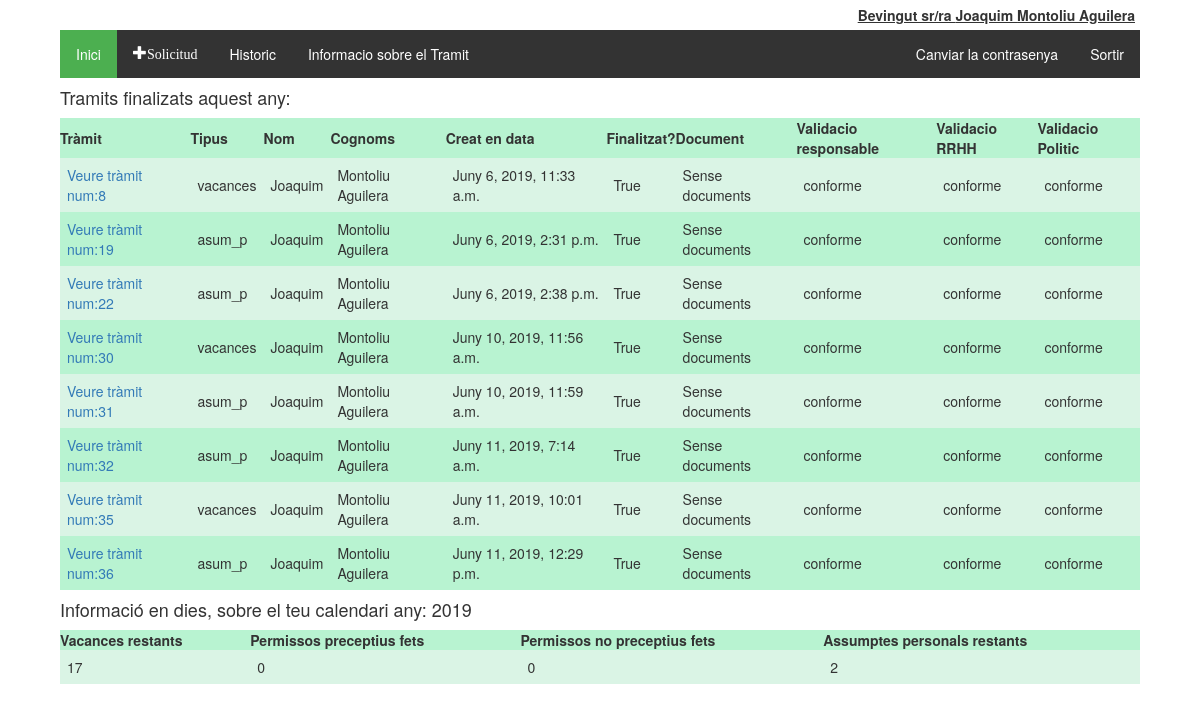
Page /tramitador/historic/ (signed in) on the committed database.
### tramitador/models.py (models this page shows, shortened)
class Treballadors(AbstractUser):
    usuari = models.CharField(max_length=20)
    """nom = models.CharField(max_length=20)
    cognoms = models.CharField(max_length=20)
    email = models.CharField(max_length=50)"""
    dni = models.CharField(max_length=20, null = True, blank=True)
    areas = models.ManyToManyField(Area)
    """rol = models.CharField(max_length=20, choices = tip_rols, default = 'treb')
    estat = models.CharField(max_length=10, choices = tip_estats, default = 'alta')"""

class Tramit(models.Model):
    validacio = (
        ('conforme','conforme'),
        ('inconforme','no conforme'),
        ('espera', 'en espera'),
    )
    tipologia = (
        ('vacances', 'Vacances'),
        ('perm_precep', 'Permisos preceptius'),
        ('perm_no_precep', 'Permisos no preceptius'),
        ('asum_p', 'Asumptes personals'),
    )
    treballador = models.ForeignKey(Treballadors, on_delete=models.CASCADE)
    document = models.ForeignKey(Document, on_delete=models.SET_NULL, null=True, blank=True)
    creat_en = models.DateTimeField(auto_now_add=True)
    modificat_en = models.DateTimeField(auto_now=True)
    data_sol = models.CharField(max_length=250, help_text = "Interval de dates amb guións '-', per dies no consecutios emprar ',' Exemple:01/01/2019 - 05/01/2019, 07/01/2019")
    tipus = models.CharField(max_length=40, choices=tipologia, default='asum_p')
    finalitzat = models.BooleanField(default=False)
    """Validacio de RRHH"""
    valRRHH = models.CharField(max_length=20, choices=validacio, default='espera')
    """Validacio del responsable"""
    valResp =  models.CharField(max_length=20, choices=validacio, default='espera')
    """Validacio del Politic"""
    valPol = models.CharField(max_length=20, choices=validacio, default='espera')
    """En cas de voler explicar el motiu"""
    missatge_usuari = models.CharField(max_length=2000, null = True, blank=True)
    missatge_responsable = models.CharField(max_length=2000, null = True, blank=True)
    """Millores per el admin site"""
    def was_published_recently(self):
        return self.creat_en >= timezone.now() - datetime.timedelta(days=1)
    was_published_recently.admin_order_field = 'creat_en'
    was_published_recently.boolean = True
    was_published_recently.short_description = 'Publicat recentment?'

class Calendari(models.Model):
    any = models.IntegerField(('any'),choices=year_choices(), default=current_year())
    vacances = models.IntegerField(default=22, verbose_name="Vacances disponibles")
    vacances_dies = models.CharField(max_length=500, blank=True)
    perm_precep = models.IntegerField(default=0, verbose_name="Permissos preceptius fets:")
    perm_precep_dies = models.CharField(max_length=500, blank=True)
    perm_no_precep = models.IntegerField(default=0, verbose_name="Permissos no preceptius fets:")
    perm_no_precep_dies = models.CharField(max_length=500, blank=True)
    asum_p = models.IntegerField(default=6,verbose_name="Assumptes perosnals disponibles:")
    asum_p_dies = models.CharField(max_length=500, blank=True)
    treballador = models.ForeignKey(Treballadors, on_delete=models.CASCADE)

### tramitador/views.py (the view)
@login_required
def historic(request):
    today = datetime.date.today()
    groups = request.user.groups.all()
    tramits_finalitzats = Tramit.objects.all().filter(Q(treballador__id=request.user.id) & Q(finalitzat=True) &Q(creat_en__year=today.year))
    calendari = Calendari.objects.get(treballador__id = request.user.id, any=today.year)
    context = {'tramits_finalitzats': tramits_finalitzats, 'calendari':calendari}
    return render(request, 'tramits/historic.html', context)

### tramitador/templatetags/group.py (called while the page is built)
@register.filter(name='has_group')
def has_group(user, group_name):
    group_name = group_name.split(";")
    for group in group_name:
        if(user.groups.filter(name=group).exists()):
            return True
    return False

### tramitador/templates/tramits/historic.html
{% extends 'tramits/base.html' %}
{% block content %}
  {% if tramits_finalitzats %}
  <h4>Tramits finalizats aquest any:</h4>
    <table class="TFtable">
      <tr>
        <th>Tràmit</th><th>Tipus</th><th>Nom</th><th>Cognoms</th><th>Creat en data</th><th>Finalitzat?</th><th>Document</th>
        <th>Validacio responsable</th><th>Validacio RRHH</th><th>Validacio Politic</th>
      </tr>
      {% for tramit in tramits_finalitzats %}
      <tr>
        <td><a href="{% url 'tramit_detall' tramit.id %}">Veure tràmit num:{{tramit.id}}</a></td><td>{{tramit.tipus}}</td><td>{{tramit.treballador.first_name}}</td><td>{{tramit.treballador.last_name}}</td>
        <td>{{tramit.creat_en}}</td><td>{{tramit.finalitzat}}</td>
        <td>
          {% if tramit.document %}
            <a href='{{ tramit.document.document.url }}' class="glyphicon glyphicon-save-file"></a>
          {% else %}
            Sense documents
          {% endif %}
        </td>
        <td>{{tramit.valResp}}</td><td>{{tramit.valRRHH}}</td><td>{{tramit.valPol}}</td>
      </tr>
      {% endfor %}
    </table>
    {% else %}
      Encara no s'ha finalitzat cap tràmit...
  {% endif %}
  {% if calendari %}
  <h4>Informació en dies, sobre el teu calendari any: {{calendari.any}}</h4>
    <table class="TFtable">
      <tr>
        <th>Vacances restants</th>
        <th>Permissos preceptius fets</th>
        <th>Permissos no preceptius fets</th>
        <th>Assumptes personals restants</th>
      </tr>
      <tr>
        <td>{{calendari.vacances}}</td>
        <td>{{calendari.perm_precep}}</td>
        <td>{{calendari.perm_no_precep}}</td>
        <td>{{calendari.asum_p}}</td>
      </tr>
    </table>
  {% else %}
    <p>Encara no tens calendari d'aquest any confeccionat.</p>
  {% endif %}
{% endblock %}

### tramitador/templates/tramits/base.html (shortened to what this page needs)
<!DOCTYPE html>
{% load static %}
{% load group %}
<html lang="es">
  <head>
    <link rel="stylesheet" href="https://maxcdn.bootstrapcdn.com/bootstrap/3.3.5/css/bootstrap.min.css">
    <link rel="stylesheet" href="https://maxcdn.bootstrapcdn.com/font-awesome/4.4.0/css/font-awesome.min.css">
    <link rel="stylesheet" href="//code.jquery.com/ui/1.12.1/themes/base/jquery-ui.css">
    <link rel="stylesheet" href="{% static 'tramits/style.css' %}">
  </head>
  <body>
    <div id="heading">
      {% block heading %}
        {% if user.is_authenticated %}
          Bevingut sr/ra {{ user.first_name }} {{ user.last_name }}
        {% else %}
          <p>Encara no t'has autentificat:<a href="{% url 'login' %}">Entrar</a></p>
        {% endif %}
      {% endblock %}
    </div>
    {% if user.is_authenticated %}
      <div id="main_block">
        <div id="options_block">
          <ul class="menu_options">
            <li><a href="{% url 'index' %}" class="active">Inici</a></li>
            <li><a href="{% url 'nou_tramit' %}"class ="glyphicon glyphicon-plus">Solicitud</a></li>
            <li><a href="{% url 'historic' %}">Historic</a></li>
            <li><a target="_blank" href="{% static 'documentacio/manual.pdf' %}">Informacio sobre el Tramit</a></li>
            <li class="menu_options_dreta"><a href="{% url 'logout' %}">Sortir</a></li>
            <li class="menu_options_dreta"><a href="accounts/password_change/">Canviar la contrasenya</a></li>
          </ul>
        </div>
        {% block content %}
        {% endblock %}
      </div>
    {% endif %}
  </body>
</html>

### tramitador/static/tramits/style.css (style rules this page uses)
#heading { display:flex; flex-direction: row; justify-content: flex-end; align-content:center; align-items:center; width: 90%; height: auto; margin-left: auto; margin-right: auto; padding: 5px; text-decoration: underline; font-weight: bold; }
#main_block { display:flex; flex-direction:column; width: 90%; margin-left: auto; margin-right: auto; height: auto; justify-content: center; }
.TFtable { width: 100%; height: auto; padding: 5px; }
.TFtable td { padding:7px; border:border#4ef495 1px solid; }
.TFtable tr { background:#b8f3d1; }
.TFtable tr:nth-child(odd) { background:#b8f3d1; }
.TFtable tr:nth-child(even) { background:#daf4e5; }
ul.menu_options { list-style-type: none; margin: 0; padding: 0; overflow: hidden; background-color: #333; }
ul.menu_options li { float: left; }
ul.menu_options li.menu_options_dreta { float:right; }
ul.menu_options li a { display: block; color: white; text-align: center; padding: 14px 16px; text-decoration: none; }
.active { background-color: #4CAF50; }
a, i { cursor: pointer; }

### rows in the picture
Treballadors: first_name "Joaquim", last_name "Montoliu Aguilera"
Tramit: id "8", tipus "vacances", treballador.first_name "Joaquim", treballador.last_name "Montoliu Aguilera", creat_en "Juny 6, 2019, 11:33 a.m.", finalitzat "True", shows "Sense documents", valResp "conforme", valRRHH "conforme", valPol "conforme"
Tramit: id "19", tipus "asum_p", treballador.first_name "Joaquim", treballador.last_name "Montoliu Aguilera", creat_en "Juny 6, 2019, 2:31 p.m.", finalitzat "True", shows "Sense documents", valResp "conforme", valRRHH "conforme", valPol "conforme"
Tramit: id "22", tipus "asum_p", treballador.first_name "Joaquim", treballador.last_name "Montoliu Aguilera", creat_en "Juny 6, 2019, 2:38 p.m.", finalitzat "True", shows "Sense documents", valResp "conforme", valRRHH "conforme", valPol "conforme"
Tramit: id "30", tipus "vacances", treballador.first_name "Joaquim", treballador.last_name "Montoliu Aguilera", creat_en "Juny 10, 2019, 11:56 a.m.", finalitzat "True", shows "Sense documents", valResp "conforme", valRRHH "conforme", valPol "conforme"
Tramit: id "31", tipus "asum_p", treballador.first_name "Joaquim", treballador.last_name "Montoliu Aguilera", creat_en "Juny 10, 2019, 11:59 a.m.", finalitzat "True", shows "Sense documents", valResp "conforme", valRRHH "conforme", valPol "conforme"
Tramit: id "32", tipus "asum_p", treballador.first_name "Joaquim", treballador.last_name "Montoliu Aguilera", creat_en "Juny 11, 2019, 7:14 a.m.", finalitzat "True", shows "Sense documents", valResp "conforme", valRRHH "conforme", valPol "conforme"
Tramit: id "35", tipus "vacances", treballador.first_name "Joaquim", treballador.last_name "Montoliu Aguilera", creat_en "Juny 11, 2019, 10:01 a.m.", finalitzat "True", shows "Sense documents", valResp "conforme", valRRHH "conforme", valPol "conforme"
Tramit: id "36", tipus "asum_p", treballador.first_name "Joaquim", treballador.last_name "Montoliu Aguilera", creat_en "Juny 11, 2019, 12:29 p.m.", finalitzat "True", shows "Sense documents", valResp "conforme", valRRHH "conforme", valPol "conforme"
Calendari: any "2019", vacances "17", perm_precep "0", perm_no_precep "0", asum_p "2"
